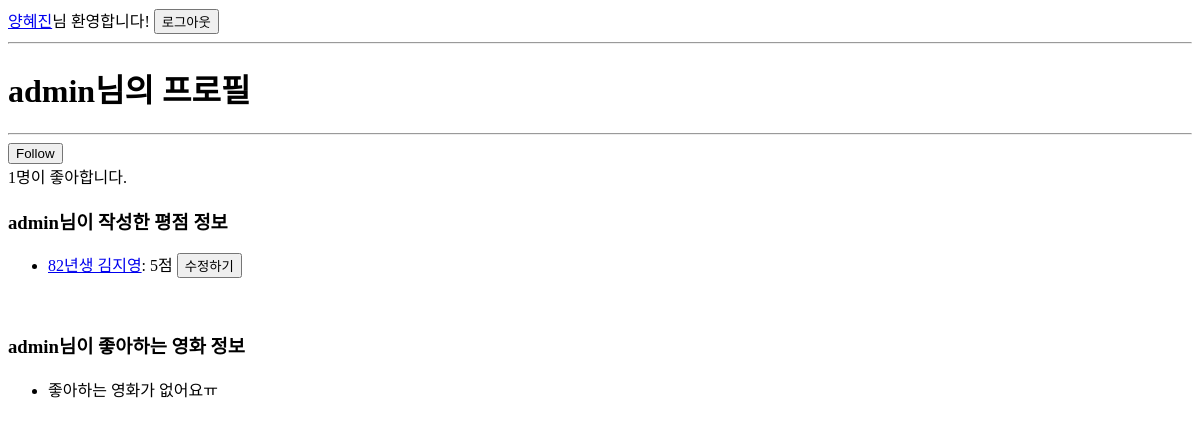
/accounts/1/ (signed in), run on an earlier commit of the app's database.
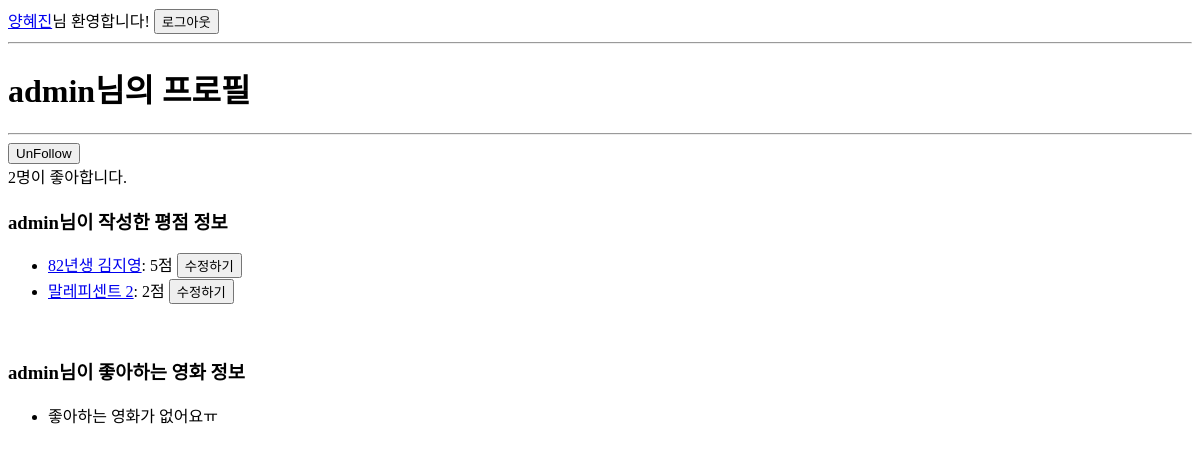
And on a later commit of the database.
### accounts/models.py (models this page shows)
class User(AbstractUser):
    followings = models.ManyToManyField(settings.AUTH_USER_MODEL, related_name='followers', blank=True)

### movies/models.py (models this page shows)
class Review(models.Model):
    content = models.CharField(max_length=499)
    score = models.IntegerField()
    movie = models.ForeignKey(Movie, on_delete=models.CASCADE)
    user = models.ForeignKey(settings.AUTH_USER_MODEL, on_delete=models.CASCADE)

class Movie(models.Model):
    title = models.CharField(max_length=455)
    audience = models.IntegerField()
    poster_url = models.URLField()
    description = models.TextField()
    genre = models.ForeignKey(Genre, on_delete=models.CASCADE)
    like_users = models.ManyToManyField(settings.AUTH_USER_MODEL, related_name="like_movies")

### accounts/views.py (the view)
# urls.py: path('<int:user_pk>/', views.detail, name="detail"),
def detail(request, user_pk):
    context = {
        'user_profile': get_user_model().objects.get(pk=user_pk)
    }
    return render(request, 'accounts/detail.html', context)

### accounts/templates/accounts/detail.html
{% extends 'base.html' %}
{% block body %}
    <h1>{{ user_profile.username }}님의 프로필</h1>
    <hr>
    {% if user.is_authenticated %}
        <a href="{% url 'accounts:follow' user_profile.pk %}">
            <button>
                {% if user in user_profile.followers.all %}Un{% endif %}Follow
            </button>
        </a>
    {% endif %}
    <br>
    {{ user_profile.followers.count }}명이 좋아합니다.
    <h3>{{ user_profile.username }}님이 작성한 평점 정보</h3>
    <ul>
        {% for review in user_profile.review_set.all %}
            <li><a href="{% url 'movies:detail' review.movie.pk %}">{{ review.movie.title }}</a>: {{ review.score }}점
            <a href="{% url 'movies:update_score' review.pk %}">
                <button>수정하기</button>
            </a>
            </li>
        {% empty %}
            <li>작성한 평점이 없어요ㅠ</li>
        {% endfor %}
    </ul>
    <br>
    <h3>{{ user_profile.username }}님이 좋아하는 영화 정보</h3>
    <ul>
        {% for movie in user_profile.like_movies.all %}
            <li><a href="{% url 'movies:detail' movie.pk %}">{{ movie.title }}</a> ({{ movie.genre.name }})</li>
        {% empty %}
            <li>좋아하는 영화가 없어요ㅠ</li>
        {% endfor %}
    </ul>
{% endblock %}

What changed in the data, as far as the page shows it:
changed User "admin": followers.count "1" → "2"
added Review: movie "말레피센트 2", score "2"
Also different on the page:
text now shown: "Un"
